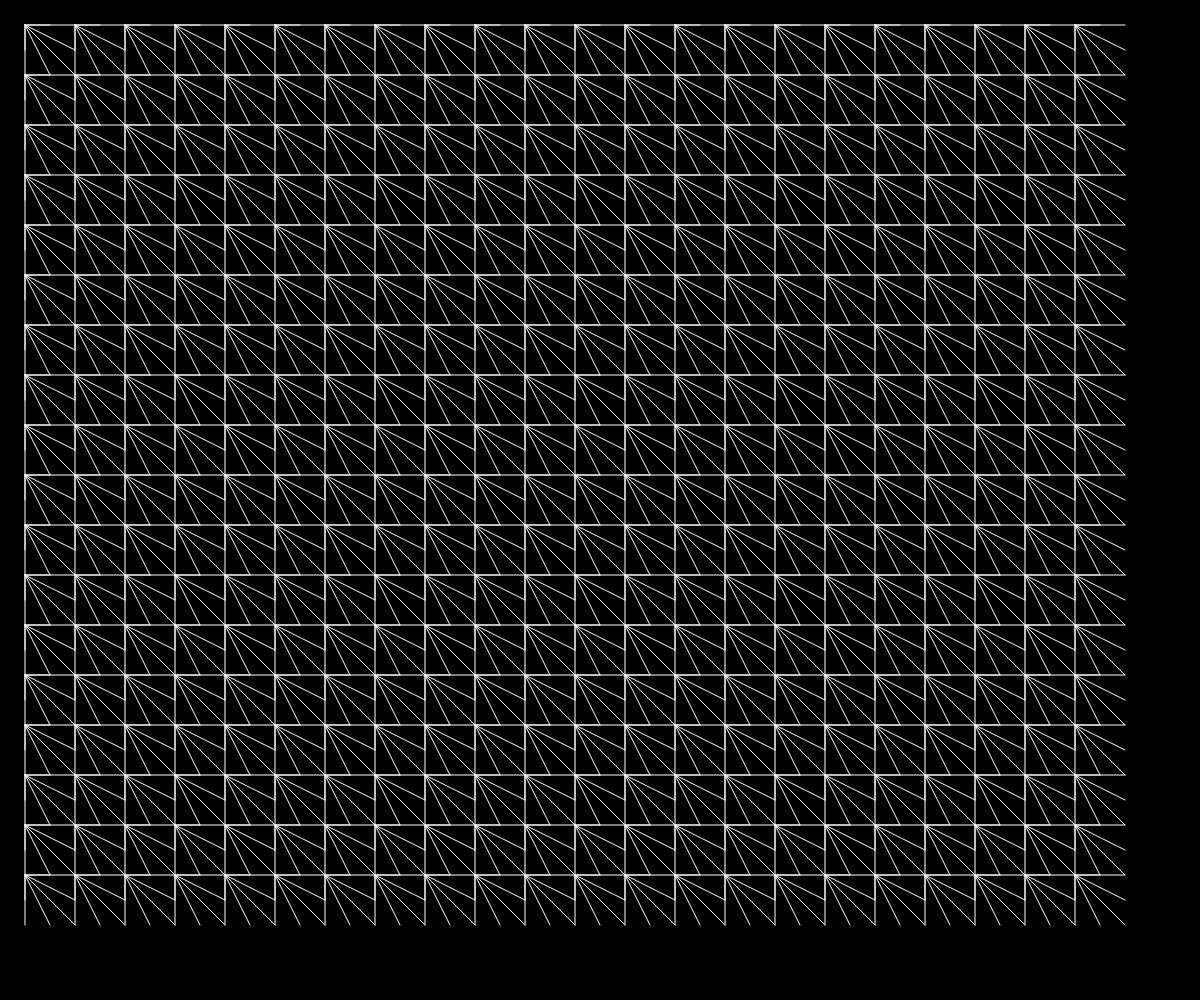
Frame 1 (no input)
Frame 60 (no input): identical to frame 1, image omitted
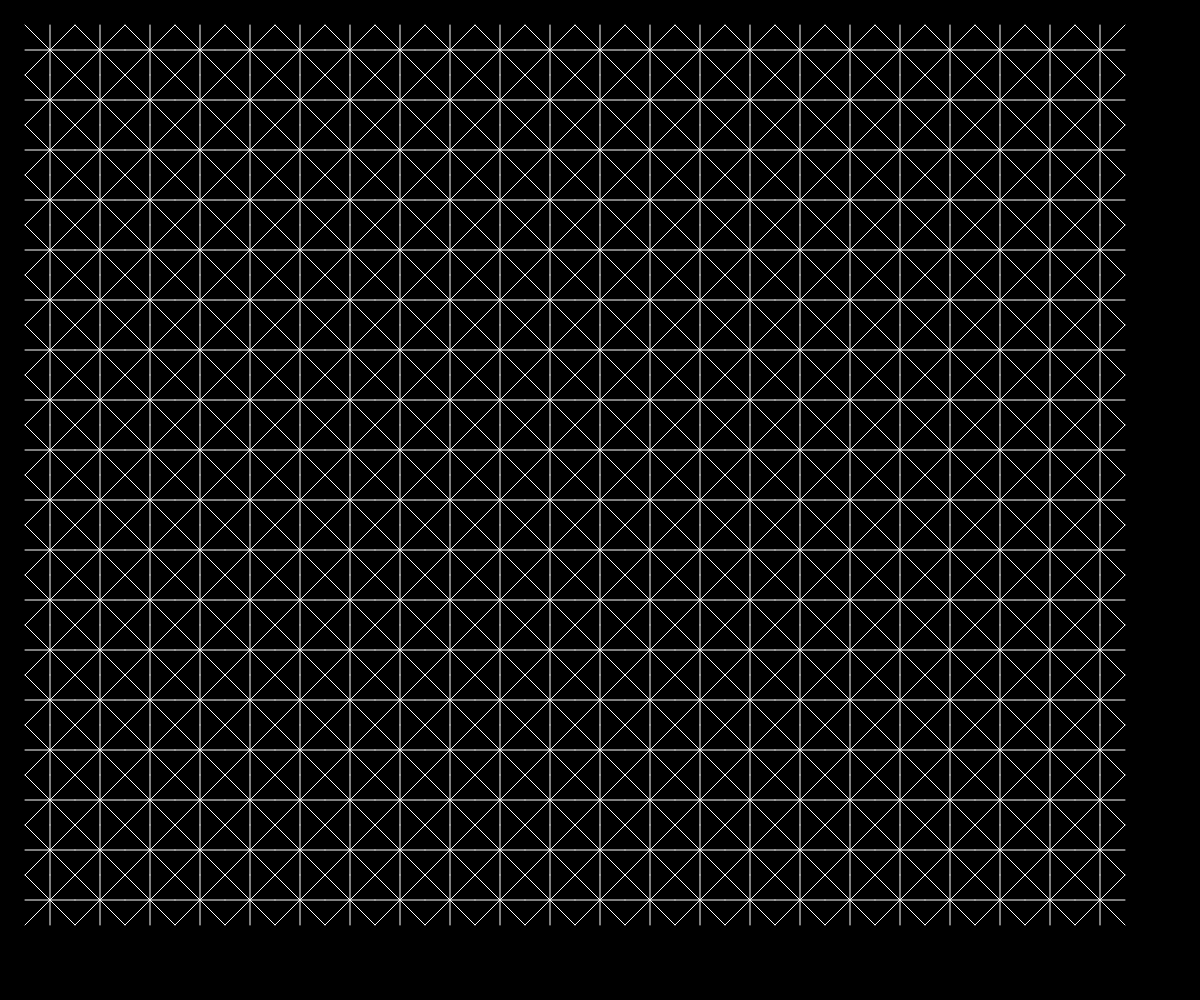
Frame 120 (the mouse pressed at the canvas centre since frame 60)

The p5.js sketch that drew these frames (run headless with seeded random() and noise() and a simulated clock; from frame 60 on, the mouse is pressed at the canvas centre):

// p5.js sketch
// ── sketch.js
var siz = 50;

function setup() {

  createCanvas(windowWidth, windowHeight); 

  background(0);  

  rectMode(CENTER);

} 


function draw() {

  background(0);
  var offsetx = map(mouseX, 0, windowWidth,-siz/2,+siz/2);
  var offsety = map(mouseY, 0, windowHeight,-siz/2,+siz/2);
  
  for (var i = siz ; i< windowWidth - siz ; i += siz){
     for (var j = siz ; j< windowHeight - siz ; j += siz){
       // noStroke();
       // fill(255,100);
      // rect(i,j,siz,siz);
       fill(255);
       //ellipse(i+offsetx,j+offsety,5,5);
       stroke(255);
        line(i+offsetx,j+offsety,i-siz/2,j);
        line(i+offsetx,j+offsety,i+siz/2,j);
        line(i+offsetx,j+offsety,i,j-siz/2);
        line(i+offsetx,j+offsety,i,j+siz/2);
        line(i+offsetx,j+offsety,i-siz/2,j-siz/2);
        line(i+offsetx,j+offsety,i-siz/2,j+siz/2);
        line(i+offsetx,j+offsety,i+siz/2,j-siz/2);
        line(i+offsetx,j+offsety,i+siz/2,j+siz/2);
     }
  }
}
